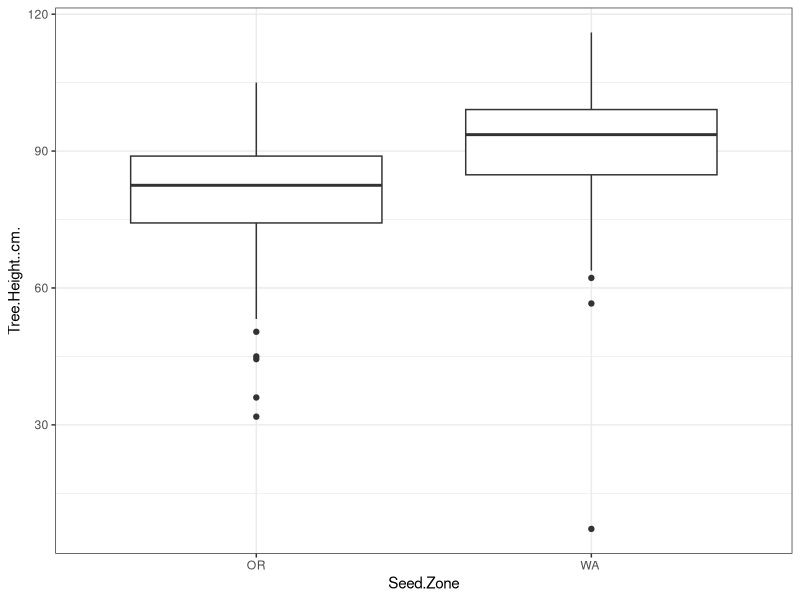
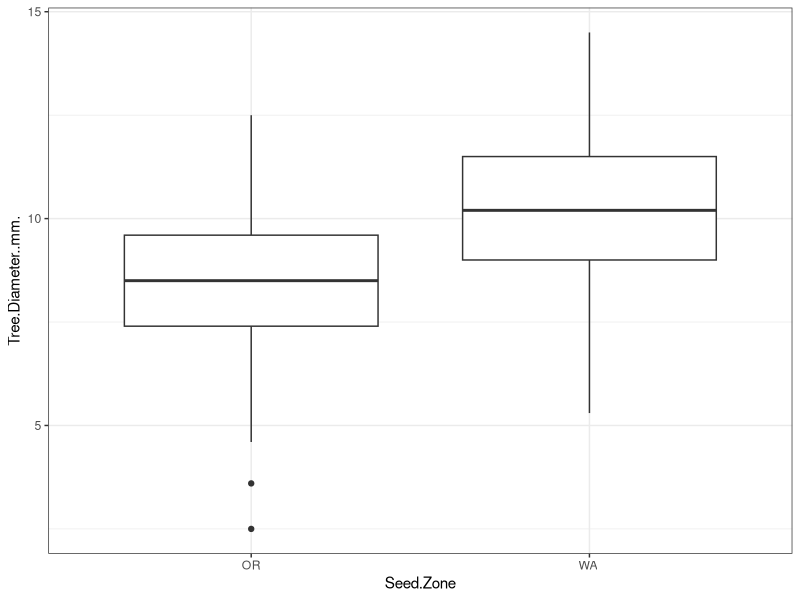

These figures' R source, in order:
## ---- chunk 1
knitr::opts_chunk$set(echo = FALSE)
## ---- chunk 2
library(tidyverse)
library(kableExtra)
## ---- chunk 3
redcedar <- read.csv("./data/WRC Tree Measurements 3.28.22.csv")
redcedar$Seed.Zone <-as.factor(redcedar$Seed.Zone)
redcedar.summary <- redcedar %>% filter(Date.Measured!="") %>% group_by(Seed.Zone) %>% summarize(n=n(),mean.height=mean(Tree.Height..cm.),mean.diameter=mean(Tree.Diameter..mm.))
kable(redcedar.summary,digits = 2) %>% kable_material(c("striped", "hover","condensed"))
## ---- chunk 4
ggplot(redcedar,aes(Seed.Zone,Tree.Height..cm.)) +geom_boxplot() +theme_bw()
## ---- chunk 5
ggplot(redcedar,aes(Seed.Zone,Tree.Diameter..mm.)) +geom_boxplot() +theme_bw()
## ---- chunk 6
knitr::include_url("https://www.google.com/maps/d/u/1/edit?mid=1Up0ihN8qsqgXT49KyH1fZadYQfTPNbMs&usp=sharing")
